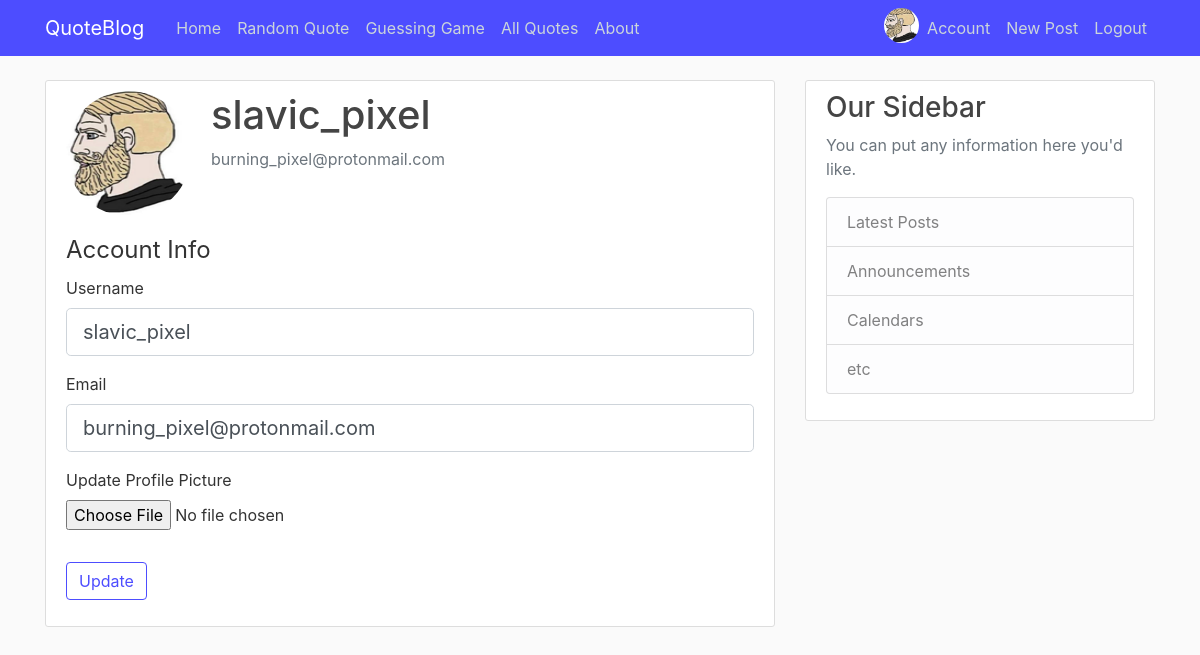
Page /account (signed in) on the committed database.
### quoteblog/models.py (models this page shows, shortened)
class User(db.Model, UserMixin):
    id = db.Column(db.Integer, primary_key=True)
    username = db.Column(db.String(20), unique=True, nullable=False)
    email = db.Column(db.String(120), unique=True, nullable=False)
    image_file = db.Column(db.String(20), nullable=False, default='default.jpg')
    password = db.Column(db.String(60), nullable=False)
    posts = db.relationship('Post', backref='author', lazy=True)

### quoteblog/routes.py (the view)
@app.route('/account', methods=['GET', 'POST'])
@login_required
def account():
    form = UpdateAccountForm()
    if form.validate_on_submit():
        if form.picture.data:
            picture_file = save_picture(form.picture.data)
            current_user.image_file = picture_file
        current_user.username = form.username.data
        current_user.email = form.email.data
        db.session.commit()
        flash('Your account has been updated!', 'success')
        return redirect(url_for('account'))
    elif request.method == 'GET':
        form.username.data = current_user.username
        form.email.data = current_user.email
    image_file = url_for('static', filename='profile_pics/' + current_user.image_file)
    return render_template('account.html', title='Account', image_file=image_file, form=form)

### quoteblog/forms.py (shortened to what this page needs)
class UpdateAccountForm(FlaskForm):
    username = StringField('Username',
                            validators=[DataRequired(), Length(min=2, max=20)])
    email = StringField('Email',
                        validators=[DataRequired(), Email()])
    picture = FileField('Update Profile Picture', validators=[FileAllowed(['jpg', 'png'])])
    submit = SubmitField('Update')

### quoteblog/models.py (called while the page is built)
@login_manager.user_loader
def load_user(user_id):
    return User.query.get(int(user_id))

### quoteblog/templates/account.html (shortened to what this page needs)
{% extends "layout.html" %}
{% block content %}
    <div class="content-section">
        <div class="media">
            <img class="rounded-circle account-img" src="{{ image_file }}">
            <div class="media-body">
                <h2 class="account-heading">{{ current_user.username }}</h2>
                <p class="text-secondary">{{ current_user.email }}</p>
            </div>
        </div>
            <form method="POST", action="" enctype="multipart/form-data">
                <fieldset class="form-group">
                    <legend ckass="border-botton mb-4">Account Info</legend>
                    <div class="form-group">
                        {{ form.username.label(class="form-control-label") }}
                        {% if form.username.errors %}
                        {{ form.username(class="form-control form-control-lg is-invalid") }}
                        <div class="invalid-feedback">
                            {% for error in form.username.errors %}
                                <span>{{ error }}</span>
                            {% endfor %}
                        </div>
                        {% else %}
                            {{ form.username(class="form-control form-control-lg") }}
                        {% endif %}
                    </div>
                    <div class="form-group">
                        {{ form.email.label(class="form-control-label") }}
                        {% if form.email.errors %}
                        {{ form.email(class="form-control form-control-lg is-invalid") }}
                        <div class="invalid-feedback">
                            {% for error in form.email.errors %}
                                <span>{{ error }}</span>
                            {% endfor %}
                        </div>
                        {% else %}
                            {{ form.email(class="form-control form-control-lg") }}
                        {% endif %}
                    </div>
                    <div class="form-group">
                        {{ form.picture.label() }}
                        {{ form.picture(class="form-control-file") }}
                    </div>
                </fieldset>
                <div class="form-group">
                    {{ form.submit(class="btn btn-outline-info") }}
                </div>
            </form>
    </div>
{% endblock content %}

### quoteblog/templates/layout.html (shortened to what this page needs)
<!doctype html>
<html lang="en">
  <head>
    <link rel="stylesheet" href="https://stackpath.bootstrapcdn.com/bootstrap/4.3.1/css/bootstrap.min.css">
    <link rel="stylesheet" type="text/css" href="{{ url_for('static', filename='main.css') }}">
</head>
<body>
    <header class="site-header">
        <nav class="navbar navbar-expand-md navbar-dark bg-steel fixed-top">
          <div class="container">
            <a class="navbar-brand mr-4" href="/">QuoteBlog</a>
            <div class="collapse navbar-collapse" id="navbarToggle">
              <div class="navbar-nav mr-auto">
                <a class="nav-item nav-link" href="{{ url_for('home') }}">Home</a>
                <a class="nav-item nav-link" href="{{ url_for('random_pick') }}">Random Quote</a>
                <a class="nav-item nav-link" href="{{ url_for('guess') }}">Guessing Game</a>
                <a class="nav-item nav-link" href="{{ url_for('allquotes') }}">All Quotes</a>
                <a class="nav-item nav-link" href="{{ url_for('about') }}">About</a>
              </div>
              <div class="navbar-nav">
                {% if current_user.is_authenticated %}
                <a href="{{ url_for('account') }}"><img class="rounded-circle account-img-nav" src="{{ url_for('static', filename='profile_pics/' + current_user.image_file) }}"></a>
                  <a class="nav-item nav-link" href="{{ url_for('account') }}">Account</a>
                  <a class="nav-item nav-link" href="{{ url_for('new_post') }}">New Post</a>
                  <a class="nav-item nav-link" href="{{ url_for('logout') }}">Logout</a>
                {% else %}
                  <a class="nav-item nav-link" href="{{ url_for('login') }}">Login</a>
                  <a class="nav-item nav-link" href="{{ url_for('register') }}">Register</a>
                {% endif %}
              </div>
            </div>
          </div>
        </nav>
      </header>
      <main role="main" class="container">
        <div class="row">
          <div class="col-md-8">
            {% block content %}{% endblock %}
          </div>
          <div class="col-md-4">
            <div class="content-section">
              <h3>Our Sidebar</h3>
              <p class='text-muted'>You can put any information here you'd like.
                <ul class="list-group">
                  <li class="list-group-item list-group-item-light">Latest Posts</li>
                  <li class="list-group-item list-group-item-light">Announcements</li>
                  <li class="list-group-item list-group-item-light">Calendars</li>
                  <li class="list-group-item list-group-item-light">etc</li>
                </ul>
              </p>
            </div>
          </div>
        </div>
      </main>
</body>
</html>

### quoteblog/static/main.css (style rules this page uses)
body { background: #fafafa; color: #333333; margin-top: 5rem; }
h1, h2, h3, h4, h5, h6 { color: #444444; }
.bg-steel { background-color: #4d4dff; }
.site-header .navbar-nav .nav-link { color: #cbd5db; }
.content-section { background: #ffffff; padding: 10px 20px; border: 1px solid #dddddd; border-radius: 3px; margin-bottom: 20px; }
.account-img { height: 125px; width: 125px; margin-right: 20px; margin-bottom: 16px; }
.account-img-nav { height: 35px; width: 35px; }
.account-heading { font-size: 2.5rem; }
.btn { border: 1px solid #4d4dff; color: #4d4dff; }

### rows in the picture
User: image_file (picture), username "slavic_pixel", email "burning_pixel@protonmail.com"
